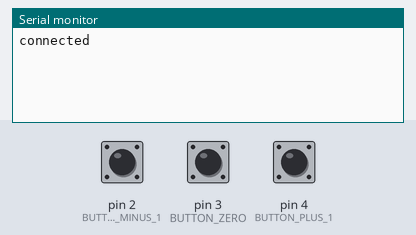
This sketch was run on a simulated Arduino Uno, built with avr-gcc and run on an emulated ATmega328P. Shown: the last lines printed to the serial monitor. The inputs (shaded band) are chosen by the test bench; at power-on: pin 2 (BUTTON_MINUS_1) LOW, pin 3 (BUTTON_ZERO) LOW, pin 4 (BUTTON_PLUS_1) LOW. No MQTT or app messages arrive unless stated.

Above: at 1.2 s.
1.3 s: pin 2 (BUTTON_MINUS_1) pulled HIGH for 0.15 s
At 2.5 s:
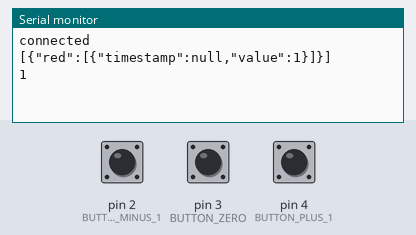
2.9 s: pin 3 (BUTTON_ZERO) pulled HIGH for 0.15 s
At 3.8 s:
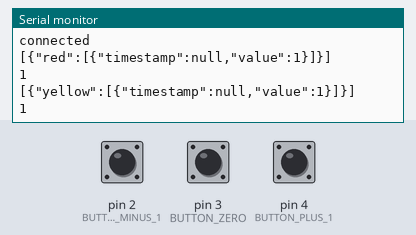
4.5 s: pin 4 (BUTTON_PLUS_1) pulled HIGH for 0.15 s
At 5.1 s:
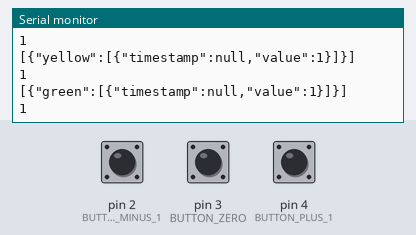
6.1 s: pin 2 (BUTTON_MINUS_1) pulled HIGH for 1 s
At 7.3 s:
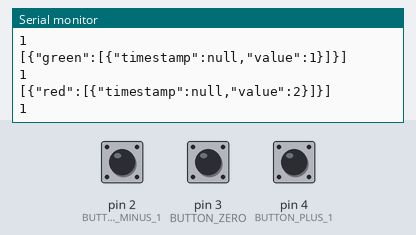
8.6 s: pin 3 (BUTTON_ZERO) pulled HIGH for 1 s
At 9.4 s:
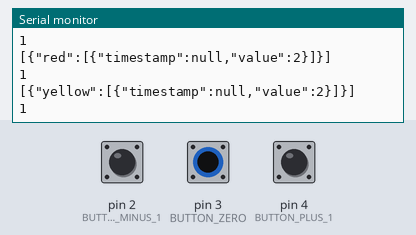
11.1 s: pin 4 (BUTTON_PLUS_1) pulled HIGH for 1 s
At 12.4 s:
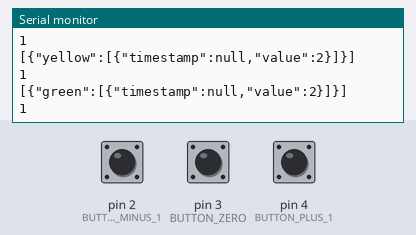

The sketch:

voting_machine.ino
```cpp
//==================================
//==================================
//
// Connect to AirVantage using MQTT :
//
// A voting machine counting the
// number of vote for each color.
//
//==================================
//==================================

// for MQTT and ethernet
#include <SPI.h>
#include <string.h>
#include <Ethernet.h>
#include <PubSubClient.h>
#include <stdlib.h>

// debounce buttons

#include <Bounce.h>
#define BUTTON_MINUS_1  2
#define BUTTON_ZERO   3
#define BUTTON_PLUS_1  4

// Instantiate Bounce objects with a 5 millisecond debounce time
Bounce bouncer_red =  Bounce(BUTTON_MINUS_1,5);
Bounce bouncer_yellow =       Bounce(BUTTON_ZERO,5);
Bounce bouncer_green =   Bounce(BUTTON_PLUS_1,5);

// Update these with values suitable for your network.
byte mac[]    = {  0xDE, 0xED, 0xBA, 0xFE, 0xFE, 0xED };
byte server[] = { 10,41,51,48 };
// M2.eclipse.org byte server[] = { 198,41,30,241 };
byte ip[]     = { 10,41,51,38 };

void callback(char* topic, byte* payload, unsigned int length) {
  // handle message arrived
}

EthernetClient ethClient;
PubSubClient client(server, 1883, callback, ethClient);

char string1[] = "[{\"red\":[{\"timestamp\":null,\"value\":";
char string2[] = "[{\"yellow\":[{\"timestamp\":null,\"value\":";
char string3[] = "[{\"green\":[{\"timestamp\":null,\"value\":";
char string4[] = "}]}]";

char TMP[10];
char BUFFER[150];

void setup() {
  pinMode(BUTTON_MINUS_1,INPUT);
  pinMode(BUTTON_ZERO,INPUT);
  pinMode(BUTTON_PLUS_1,INPUT);

  Serial.begin(9600);

  Ethernet.begin(mac, ip);
  if (client.connect("crazymachine", "voting", "$$$$$$$$")) {
    Serial.println("connected");
  } else {
    Serial.println("No connection :/");
  }
}

int red = 0;
int yellow = 0;
int green = 0;

void loop() {
  // Update the debouncers
 bouncer_red.update();
 bouncer_yellow.update();
 bouncer_green.update();

 red += (bouncer_red.risingEdge() ? 1 : 0);
 yellow += (bouncer_yellow.risingEdge() ? 1 : 0);
 green += (bouncer_green.risingEdge() ? 1 : 0);


 if (bouncer_red.risingEdge()) {
   strcpy(BUFFER,string1);
   itoa(red,TMP,10);
   strcat(BUFFER,TMP);
   strcat(BUFFER,string4);
   Serial.write(BUFFER);
   Serial.println();
   int result = client.publish("voting/messages/json",BUFFER);
   Serial.println(result);
 }

 if (bouncer_yellow.risingEdge()) {
   strcpy(BUFFER,string2);
   itoa(yellow,TMP,10);
   strcat(BUFFER,TMP);
   strcat(BUFFER,string4);
   Serial.write(BUFFER);
   Serial.println();
   int result = client.publish("voting/messages/json",BUFFER);
   Serial.println(result);
 }

  if (bouncer_green.risingEdge()) {
   strcpy(BUFFER,string3);
   itoa(green,TMP,10);
   strcat(BUFFER,TMP);
   strcat(BUFFER,string4);
   Serial.write(BUFFER);
   Serial.println();
   int result = client.publish("voting/messages/json",BUFFER);
   Serial.println(result);
 }
 client.loop();
}
```

Measured:
- after the input at 1.3 s, the serial monitor: prints a new line at once (image 1)
- after the input at 2.9 s, the serial monitor: prints a new line at once (image 2)
- after the input at 4.5 s, the serial monitor: prints a new line at once (image 3)
- after the input at 6.1 s, the serial monitor: prints a new line at once (image 4)
- after the input at 8.6 s, the serial monitor: prints a new line at once (image 5)
- after the input at 11.1 s, the serial monitor: prints a new line at once (image 6)
